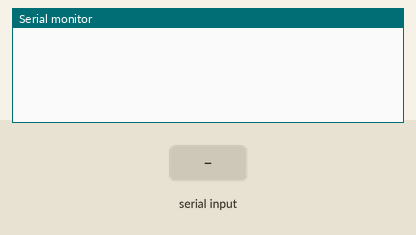
This sketch was run on a simulated Arduino Mega 2560, built with avr-gcc and run on an emulated ATmega2560. On the bench: the last lines printed to the serial monitor. The inputs (shaded band) are chosen by the test bench.

Above: at 1.2 s.
1.3 s: "1\n" received over Serial
At 2.1 s:
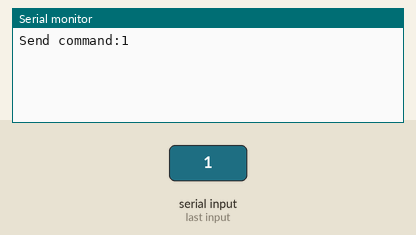
2.8 s: "1\n" received over the second serial link
At 3.2 s:
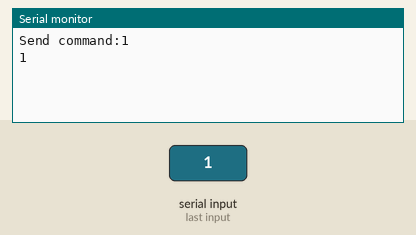
4.3 s: byte 10 ('\n') received over Serial
At 5.5 s:
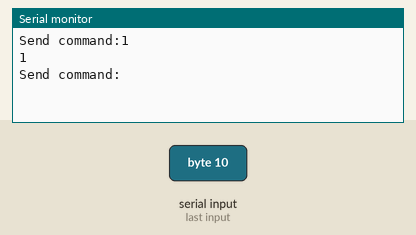
5.8 s: "0\n" received over Serial
At 6.7 s:
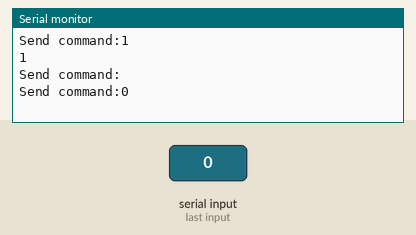
7.3 s: "0\n" received over the second serial link
At 7.9 s:
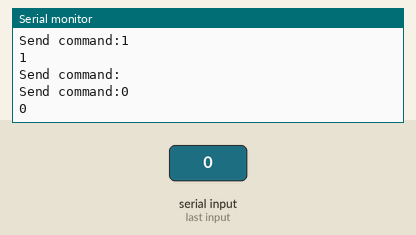

The sketch:

bluetoothEcho.ino
```cpp
// (licence header left out)
// On a due Serial1, Serial2 and Serial3 are possible.
#define BTSerial Serial1
// Use ansi baud rates: 9600, 19800, 38400,  57600, 115200, 230400
#define BTBaudrate 9600

void setup() {
  Serial.begin(115200);
  Serial1.begin(BTBaudrate);

}

char text[200];
int textPos = 0;
void loop() {
  // put your main code here, to run repeatedly:
  if (Serial.available() > 0) {
    char c = Serial.read();
    if (c == '\n' || c == '\r') {
      Serial.print("Send command:");
      text[textPos] = 0;
      Serial.println(text);
      for (int i = 0; i < textPos; i++) {
        BTSerial.write(text[i]);
      }
      textPos = 0;
    } else {
      text[textPos++] = c;
    }
  }
  if (BTSerial.available()) {
    Serial.write(BTSerial.read());
  }
}
```

Measured:
- after the input at 1.3 s, the serial monitor: prints a new line at once (image 1)
- after the input at 2.8 s, the serial monitor: prints a new line at once (image 2)
- after the input at 4.3 s, the serial monitor: prints a new line at once (image 3)
- after the input at 5.8 s, the serial monitor: prints a new line at once (image 4)
- after the input at 7.3 s, the serial monitor: prints a new line at once (image 5)
